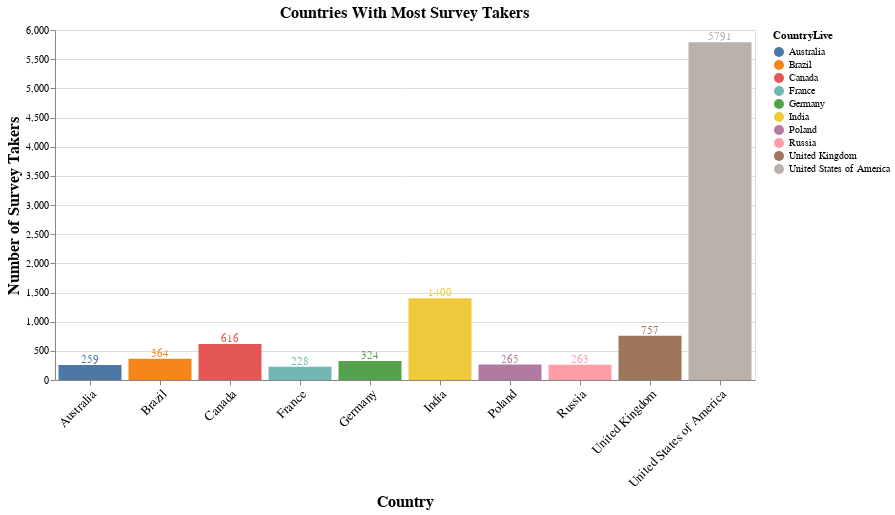

The code cell stored with this chart in its notebook:
### Code cell
chart_top_countries = alt.Chart(top_countries.head(10), 
                                title = "Countries With Most Survey Takers").mark_bar().encode(
    
    x= alt.X("CountryLive", axis = alt.Axis(title="Country", titleFontSize=16, labelAngle=-45,
                                           labelFontSize=13)),
    
    y= alt.Y("n_survey_takers",axis = alt.Axis(title="Number of Survey Takers", titleFontSize=16)),
    
    color = "CountryLive").properties(width=700,height=350)



top_countries_text = chart_top_countries.mark_text(align="center",
                                                  baseline="middle",
                                                  dy=-5).encode(
    text= "n_survey_takers")

(chart_top_countries+top_countries_text).configure_title(fontSize=16)

### Figure 1 — Vega-Lite specification as saved in the notebook (floating-point values rounded to 4 significant figures)
{"config": {"view": {"continuousWidth": 400, "continuousHeight": 300}, "title": {"fontSize": 16}}, "layer": [{"mark": "bar", "encoding": {"color": {"type": "nominal", "field": "CountryLive"}, "x": {"type": "nominal", "axis": {"labelAngle": -45, "labelFontSize": 13, "title": "Country", "titleFontSize": 16}, "field": "CountryLive"}, "y": {"type": "quantitative", "axis": {"title": "Number of Survey Takers", "titleFontSize": 16}, "field": "n_survey_takers"}}, "height": 350, "title": "Countries With Most Survey Takers", "width": 700}, {"mark": {"type": "text", "align": "center", "baseline": "middle", "dy": -5}, "encoding": {"color": {"type": "nominal", "field": "CountryLive"}, "text": {"type": "quantitative", "field": "n_survey_takers"}, "x": {"type": "nominal", "axis": {"labelAngle": -45, "labelFontSize": 13, "title": "Country", "titleFontSize": 16}, "field": "CountryLive"}, "y": {"type": "quantitative", "axis": {"title": "Number of Survey Takers", "titleFontSize": 16}, "field": "n_survey_takers"}}, "height": 350, "title": "Countries With Most Survey Takers", "width": 700}], "data": {"name": "data-8d866c598a7e30b57bd90d4460f9914e"}, "$schema": "https://vega.github.io/schema/vega-lite/v4.8.1.json", "datasets": {"data-8d866c598a7e30b57bd90d4460f9914e": [{"CountryLive": "United States of America", "n_survey_takers": 5791}, {"CountryLive": "India", "n_survey_takers": 1400}, {"CountryLive": "United Kingdom", "n_survey_takers": 757}, {"CountryLive": "Canada", "n_survey_takers": 616}, {"CountryLive": "Brazil", "n_survey_takers": 364}, {"CountryLive": "Germany", "n_survey_takers": 324}, {"CountryLive": "Poland", "n_survey_takers": 265}, {"CountryLive": "Russia", "n_survey_takers": 263}, {"CountryLive": "Australia", "n_survey_takers": 259}, {"CountryLive": "France", "n_survey_takers": 228}]}}
